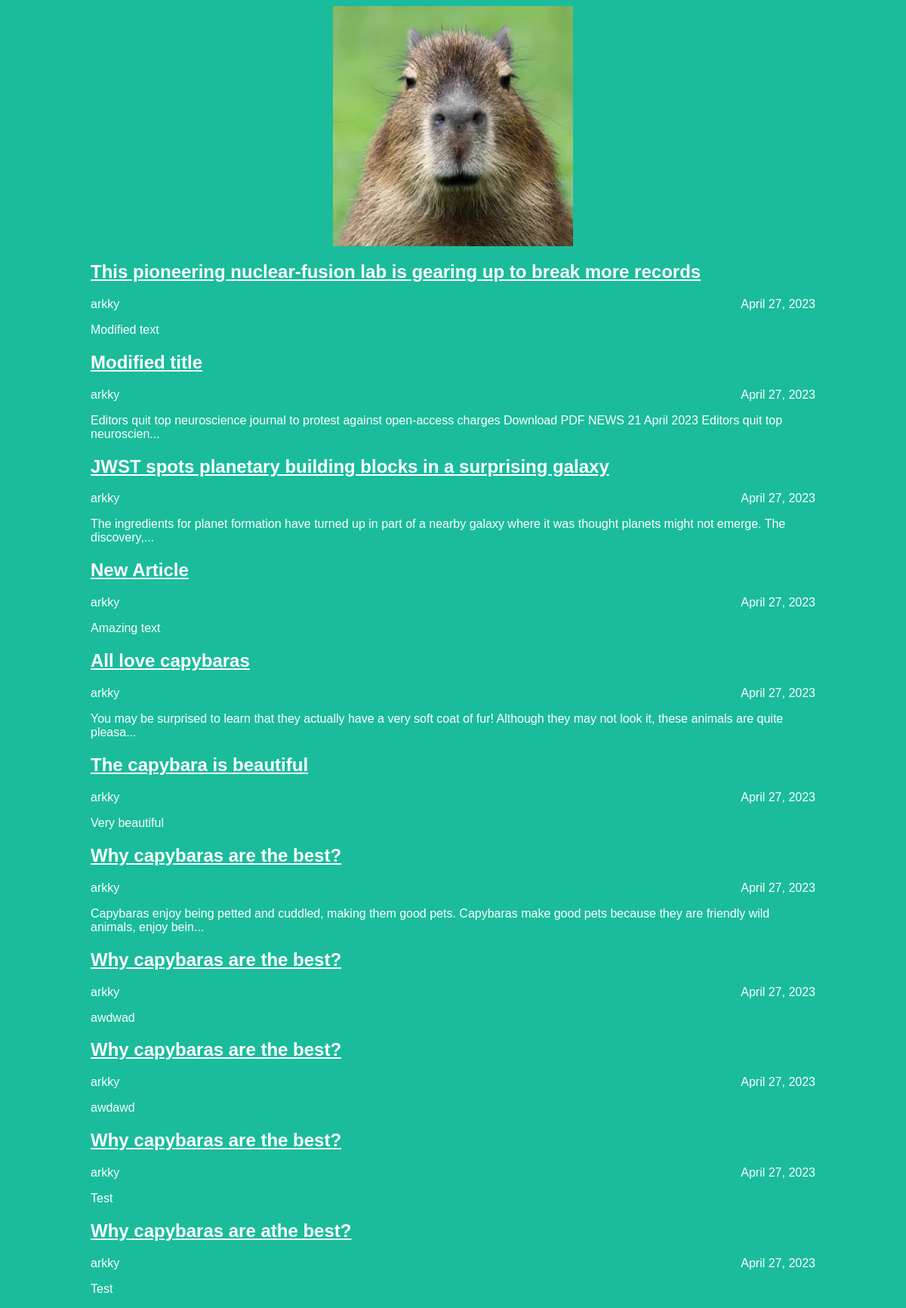
The page / on the database its author committed.
### articles/models.py (models this page shows, shortened)
class Article(models.Model):
    title = models.CharField(max_length=200)
    author = models.ForeignKey(User, on_delete=models.CASCADE)
    text = models.TextField()
    created_date = models.DateField(auto_now_add=True)
    def get_excerpt(self):
        return self.text[:140] + "..." if len(self.text) > 140 else self.text

### articles/views.py (the view)
# urls.py: path('', views.archive, name='archive'),
def archive(request):
    return render(request, 'archive.html', {"posts": Article.objects.all()})

### articles/templates/archive.html (shortened to what this page needs)
<!DOCTYPE html>
<html>
    <head>
        <link rel="stylesheet" href="{{ STATIC_URL }}/static/article.css">
    </head>
    <body class="archive">
        <div class="header">
            <img src="{{ STATIC_URL }}/static/capybara.webp" alt="Клуб любителей статейных капибар" class="archive-image">
        </div>
        <div>
            {% for post in posts %}
                <div class="one-post">
                    <h2 class="post-title"><a href="/article/{{ post.id }}">{{ post.title }}</a></h2>
                    <div class="article-info">
                        <div class="article-author">
                            {{ post.author.username }}
                        </div>
                        <div class="article-created-date">
                            {{ post.created_date }}
                        </div>
                    </div>
                    <p class="article-text">{{ post.get_excerpt }}</p>
                </div>
            {% endfor %}
        </div>
    </body>
</html>

### articles/static/article.css (style rules this page uses)
body { background: #1abc9c; font-family: Tahoma, Arial, sans-serif; color: #ffffff; }
.header { display: flex; align-items: center; }
.archive-image { display: block; margin: auto; }
.header img { width: 318px; margin-right: auto; }
.archive { width: 960px; margin-left: auto; margin-right: auto; }
.post-title a { color: #ffffff; }
.article-author { width: 50%; float: left; }
.article-created-date { text-align: right; }

### rows shown on the page
Article: title "This pioneering nuclear-fusion lab is gearing up to break more records", author.username "arkky", created_date "April 27, 2023", get_excerpt "Modified text"
Article: title "Modified title", author.username "arkky", created_date "April 27, 2023", get_excerpt "Editors quit top neuroscience journal to protest against open-access charges Download PDF NEWS 21 April 2023 Editors quit top neuroscien..."
Article: title "JWST spots planetary building blocks in a surprising galaxy", author.username "arkky", created_date "April 27, 2023", get_excerpt "The ingredients for planet formation have turned up in part of a nearby galaxy where it was thought planets might not emerge. The discovery,..."
Article: title "New Article", author.username "arkky", created_date "April 27, 2023", get_excerpt "Amazing text"
Article: title "All love capybaras", author.username "arkky", created_date "April 27, 2023", get_excerpt "You may be surprised to learn that they actually have a very soft coat of fur! Although they may not look it, these animals are quite pleasa..."
Article: title "The capybara is beautiful", author.username "arkky", created_date "April 27, 2023", get_excerpt "Very beautiful"
Article: title "Why capybaras are the best?", author.username "arkky", created_date "April 27, 2023", get_excerpt "Capybaras enjoy being petted and cuddled, making them good pets. Capybaras make good pets because they are friendly wild animals, enjoy bein..."
Article: title "Why capybaras are the best?", author.username "arkky", created_date "April 27, 2023", get_excerpt "awdwad"
Article: title "Why capybaras are the best?", author.username "arkky", created_date "April 27, 2023", get_excerpt "awdawd"
Article: title "Why capybaras are the best?", author.username "arkky", created_date "April 27, 2023", get_excerpt "Test"
Article: title "Why capybaras are athe best?", author.username "arkky", created_date "April 27, 2023", get_excerpt "Test"
